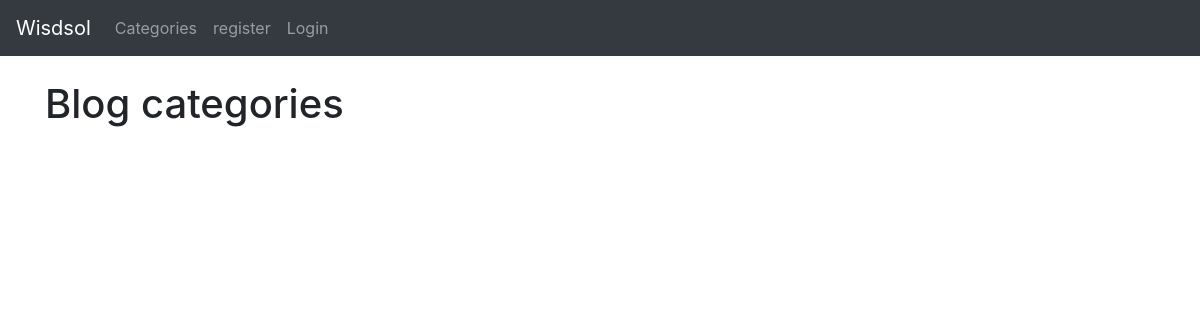
The app's page /blog/category-list/, older data.
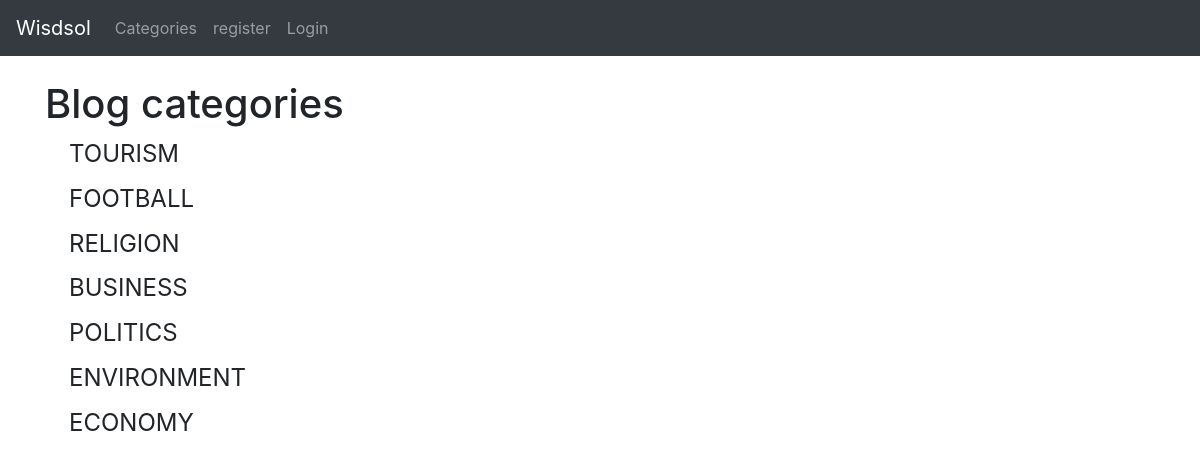
The same page, newer data.
### blog/models.py (models this page shows, shortened)
class category(models.Model):
    name = models.CharField(max_length=255)
    def __str__(self):
        return self.name

### blog/views.py (the view)
# urls.py: path('category-list/',CategoryListView,name='category-list'),
def CategoryListView(request):
	cat_menu_list=category.objects.all()
	return render(request,'category_list.html',{'cat_menu_list':cat_menu_list})

### blog/templates/category_list.html (shortened to what this page needs)
{% extends 'base.html' %}
{% block content%}
    <h1>Blog categories</h1>
    {%for item in cat_menu_list %}
        <h4><a class="dropdown-item" href="{%url 'blog:category' item|slugify %}">
        {{item}}</a></h4>
    {%endfor%}
{% endblock %}

Row changes from the older to the newer data that the page shows:
added category: name "TOURISM"
added category: name "FOOTBALL"
added category: name "RELIGION"
added category: name "BUSINESS"
added category: name "POLITICS"
added category: name "ENVIRONMENT"
added category: name "ECONOMY"
